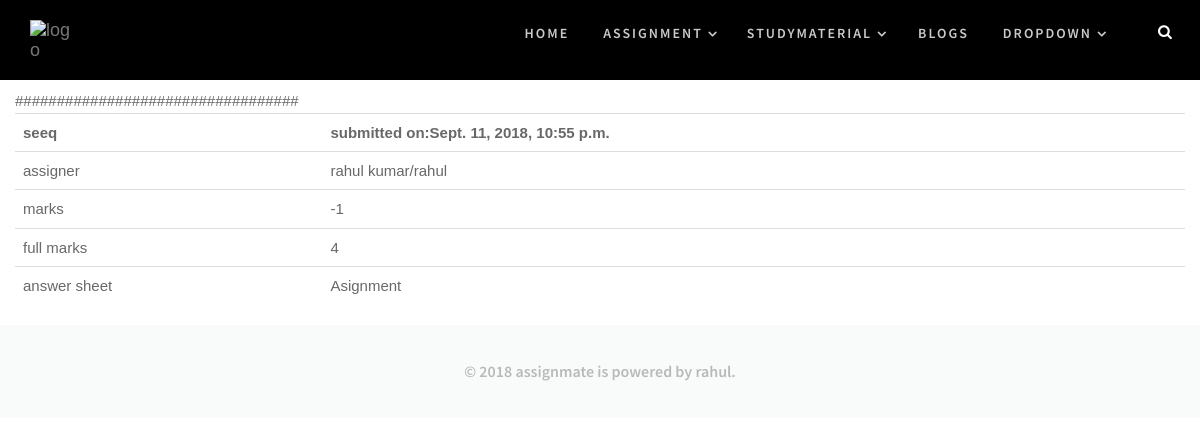
Page /result (signed in) on the committed database.
### assignment/models.py (models this page shows, shortened)
class Assignment_answered_by(models.Model):
    name_of_assignment=models.CharField(max_length=30)
    name_of_teacher=models.CharField(max_length=150,blank=True)
    assigner_username=models.CharField(max_length=150,blank=True)
    assignment_id=models.IntegerField()
    user = models.ForeignKey(User,on_delete=models.CASCADE)
    answer_string=models.CharField(max_length=400)
    marks=models.IntegerField()
    total_marks=models.IntegerField()
    submitted=models.DateTimeField(default=now)
    objects = Assignment_answerd_byManager()

### assignment/views.py (the view)
# urls.py: path('result',result,name='result'),
def result(request):
    result=request.user.assignment_answered_by_set.order_by('-submitted')
    return render(request,'assignment/result.html',{'result':result,})

### assignment/models.py (called while the page is built)
    def get_queryset(self):
        return Assignment_answerd_byQuerySet(self.model, using=self._db)

### assignment/templates/assignment/result.html (shortened to what this page needs)
{% extends 'accounts/base.html'%}
{% block body %}
<div class="container">
    {% for result in result %}
    <div class="row">
        ##################################
        <div class="col-6">
            <table class="table">
                <tr>
                    <th>{{result.name_of_assignment}}</th>
                    <th>submitted on:{{result.submitted}}</th>
                </tr>
                <tr>
                    <td>assigner</td>
                    <td>{{result.name_of_teacher}}/{{result.assigner_username}}</td>
                </tr>
                <tr>
                    <td>marks</td>
                    <td>{{result.marks}}</td>
                </tr>
                <tr>
                    <td>full marks</td>
                    <td>{{result.total_marks}}</td>
                </tr>
                <tr>
                    <td><a href="#">answer sheet</a></td>
                    <td><a href="{% url 'assignment:answersheet' ass_id=result.assignment_id ans_id=result.id  %}">Asignment</a></td>
                </tr>
            </table>
            </div>
        </div>
    {% endfor %}
    </div>
{% endblock %}

### accounts/static/accounts/css/style.css (style rules this page uses)
table { border-collapse: collapse; border-spacing: 0; }
a, input, button, select, textarea { outline: none; }
a { outline: none; text-decoration: none; color: #f1868a; transition: all 0.3s ease-in-out; -webkit-transition: all 0.3s ease-in-out; -moz-transition: all 0.3s ease-in-out; -ms-transition: all 0.3s ease-in-out; }
body { margin: 0; font-size: 14px; color: #686868; -webkit-font-smoothing: antialiased; -moz-osx-font-smoothing: grayscale; overflow-x: hidden; word-wrap: break-word; font-family: 'Playfair Display', serif; }

### accounts/static/accounts/css/w3.css (style rules this page uses)
*,*:before,*:after { box-sizing:inherit }
html { -ms-text-size-adjust:100%;-webkit-text-size-adjust:100% }
body { margin:0 }
a { background-color:transparent;-webkit-text-decoration-skip:objects }
html,body { font-family:Verdana,sans-serif;font-size:15px;line-height:1.5 }
html { overflow-x:hidden }
a { color:inherit }

### accounts/templates/accounts/base.html (style rules this page uses)
* { box-sizing: border-box; }

### rows in the picture
Assignment_answered_by: name_of_assignment "seeq", submitted "Sept. 11, 2018, 10:55 p.m.", name_of_teacher "rahul kumar", assigner_username "rahul", marks "-1", total_marks "4"
